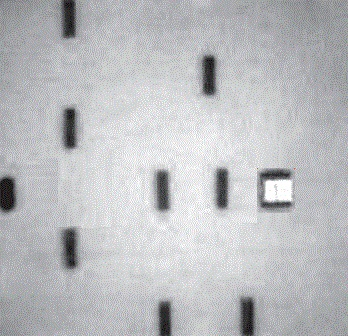
#> input picture cenario.jpg, 348 x 336 px, found by its file name
$ python img_to_matrix.py
#> lines starting #> are read from the running program, lines starting #| are printed output that depends on the picture; after the words box and inside, x2 and y2 are one past the last pixel; in counts of white or black regions, pixels touching at a corner belong together
import cv2
import numpy as np

original_img_path = 'C:\\Users\\Starke\\Desktop\\cenario.jpg'
kernel = np.ones((5, 5), np.uint8)
matrix = np.zeros((7, 7))

img_in_grayscale = cv2.imread(original_img_path, 0)
#> img_in_grayscale: shape (336, 348); min 0, max 255, mean 189
ret_val, img_with_thresh_binary = cv2.threshold(img_in_grayscale, 110, 255, cv2.THRESH_BINARY)
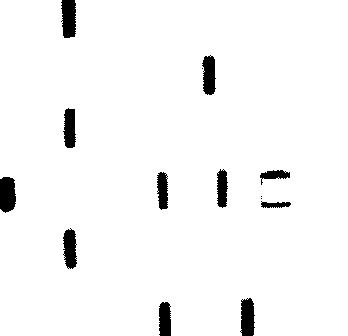
#> img_with_thresh_binary: shape (336, 348); 96.5% white; 14 black regions (3 under 20 px), largest, box (x1, y1, x2, y2) and area: (0, 177, 16, 213) 498, (61, 0, 76, 38) 495, (240, 298, 255, 336) 465
img_with_dilation = cv2.dilate(img_with_thresh_binary, kernel, iterations=1)
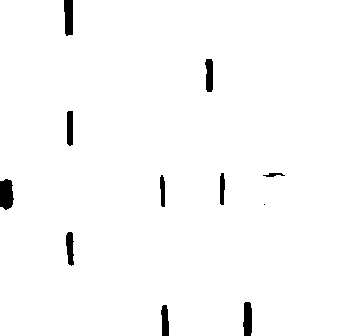
#> img_with_dilation: shape (336, 348); 98.2% white; 11 black regions (1 under 20 px), largest, box (x1, y1, x2, y2) and area: (0, 179, 14, 210) 354, (64, 0, 73, 36) 293, (243, 302, 252, 336) 266
img_with_erosion = cv2.erode(img_with_dilation, kernel, iterations=1)
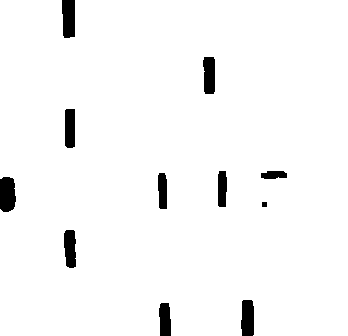
#> img_with_erosion: shape (336, 348); 96.8% white; 11 black regions, largest, box (x1, y1, x2, y2) and area: (0, 177, 16, 212) 494, (62, 0, 75, 38) 463, (241, 300, 254, 336) 432


def scan_matrix_cell(img, row, column):
    img_rows, img_columns = img.shape
    max_rows = int((img_rows / 7) * (row + 1))
    max_columns = int((img_columns / 7) * (column + 1))
    min_row = int(max_rows - (img_rows / 7))
    min_column = int(max_columns - (img_columns / 7))
    black_pixels = 0
    while min_row < max_rows:
        if min_row == 47 and column == 1:
            print()
        while min_column < max_columns:
            if img_with_erosion[min_row, min_column] == 0:
                black_pixels = black_pixels + 1
            min_column = min_column + 1
        min_row = min_row + 1
        min_column = int(max_columns - (img_columns / 7))
    if ((black_pixels * 100) / (max_rows * max_columns)) > 0.34:
        return 1
    return 0


for row in range(7):
    for column in range(7):
        matrix[row, column] = scan_matrix_cell(img_with_erosion, row, column)

print(matrix)
#| [[0. 1. 0. 0. 0. 0. 0.]
#|  [0. 0. 0. 0. 1. 0. 0.]
#|  [0. 1. 0. 0. 0. 0. 0.]
#|  [1. 0. 0. 1. 1. 0. 0.]
#|  [1. 1. 0. 0. 0. 0. 0.]
#|  [0. 1. 0. 0. 0. 0. 0.]
#|  [0. 0. 0. 1. 0. 0. 0.]]
np.savetxt("matrix.csv", matrix, delimiter=",")

# [17 lines of commented-out code are left out]
